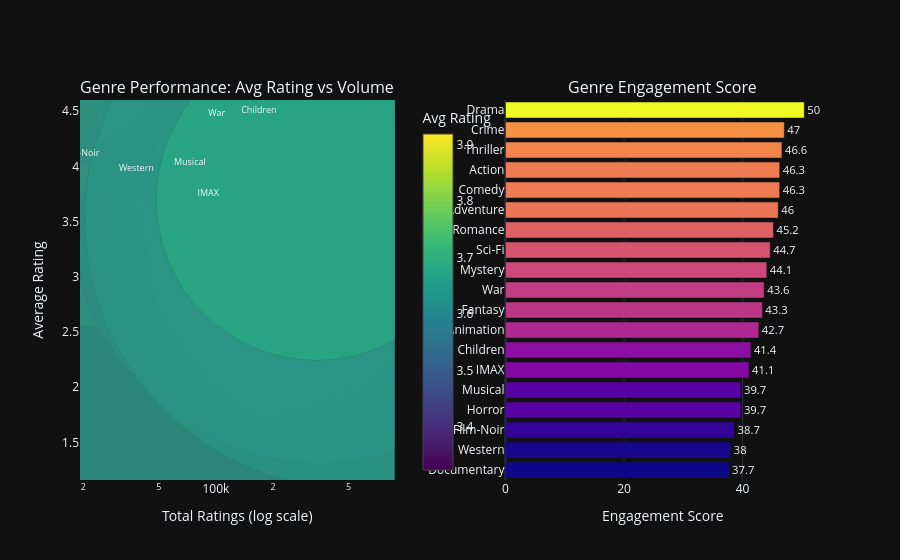

Write notebook code for a chart like this one.
### Code cell
# 2. Comprehensive Genre Performance Analysis
print("\n" + "=" * 70)
print("COMPREHENSIVE GENRE PERFORMANCE ANALYSIS")
print("=" * 70)

# Explode genres for analysis
merged_df = ratings_df.merge(movies_df[['movieId', 'title', 'genres', 'genres_list', 'release_year']], 
                            on='movieId')

df_exploded = merged_df.explode('genres_list')
df_exploded = df_exploded[df_exploded['genres_list'] != '(no genres listed)']

# Calculate comprehensive genre statistics
genre_stats = df_exploded.groupby('genres_list').agg({
    'rating': ['mean', 'std', 'count'],
    'userId': 'nunique',
    'movieId': 'nunique'
}).reset_index()

genre_stats.columns = ['genre', 'avg_rating', 'std_rating', 'total_ratings', 
                      'unique_users', 'unique_movies']

# Filter genres with sufficient data
genre_stats = genre_stats[genre_stats['total_ratings'] >= 500]

# Calculate engagement score
genre_stats['engagement_score'] = (
    genre_stats['avg_rating'] * np.log1p(genre_stats['total_ratings'])
)

# Sort by engagement score
genre_stats = genre_stats.sort_values('engagement_score', ascending=True)

# Create comprehensive visualization
fig = make_subplots(
    rows=1, cols=2,
    subplot_titles=('Genre Performance: Avg Rating vs Volume', 
                  'Genre Engagement Score'),
    specs=[[{'type': 'scatter'}, {'type': 'bar'}]],
    horizontal_spacing=0.15
)

# Scatter plot: Rating vs Volume
fig.add_trace(
    go.Scatter(
        x=genre_stats['total_ratings'],
        y=genre_stats['avg_rating'],
        mode='markers+text',
        marker=dict(
            size=genre_stats['unique_movies'] / 10,
            color=genre_stats['avg_rating'],
            colorscale='Viridis',
            showscale=True,
            colorbar=dict(title="Avg Rating", x=0.45)
        ),
        text=genre_stats['genre'],
        textposition='top center',
        textfont=dict(size=9),
        name='Genres',
        hovertemplate='<b>%{text}</b><br>Ratings: %{x}<br>Avg Rating: %{y:.2f}<extra></extra>'
    ),
    row=1, col=1
)

# Bar chart: Engagement score
fig.add_trace(
    go.Bar(
        y=genre_stats['genre'],
        x=genre_stats['engagement_score'],
        orientation='h',
        marker=dict(
            color=genre_stats['engagement_score'],
            colorscale='Plasma',
            showscale=False
        ),
        text=genre_stats['engagement_score'].round(1),
        textposition='outside',
        name='Engagement',
        hovertemplate='<b>%{y}</b><br>Score: %{x:.1f}<extra></extra>'
    ),
    row=1, col=2
)

fig.update_xaxes(title_text="Total Ratings (log scale)", type="log", row=1, col=1)
fig.update_yaxes(title_text="Average Rating", row=1, col=1)
fig.update_xaxes(title_text="Engagement Score", row=1, col=2)

fig.update_layout(
    template='plotly_dark',
    height=600,
    showlegend=False
)

fig.show()

print("\nTop 10 Genres by Engagement Score:")
display(genre_stats.sort_values('engagement_score', ascending=False).head(10)[
    ['genre', 'avg_rating', 'total_ratings', 'engagement_score']
].round(3))

### Figure 1 — Plotly figure (JSON) as saved in the notebook; plotly's stock layout.template omitted (floating-point values rounded to 4 significant figures)
{"data": [{"hovertemplate": "<b>%{text}</b><br>Ratings: %{x}<br>Avg Rating: %{y:.2f}<extra></extra>", "marker": {"color": [3.721, 3.602, 3.918, 3.324, 3.548, 3.597, 3.44, 3.618, 3.509, 3.788, 3.673, 3.492, 3.543, 3.52, 3.436, 3.475, 3.531, 3.695, 3.685], "colorbar": {"title": {"text": "Avg Rating"}, "x": 0.45, "y": 0.5}, "colorscale": [[0, "#440154"], [0.1111, "#482878"], [0.2222, "#3e4989"], [0.3333, "#31688e"], [0.4444, "#26828e"], [0.5556, "#1f9e89"], [0.6667, "#35b779"], [0.7778, "#6ece58"], [0.8889, "#b5de2b"], [1, "#fde725"]], "showscale": true, "size": [260.3, 58.2, 26.7, 351.8, 77, 18.5, 179.3, 198.8, 195.3, 113.4, 178.8, 238.1, 489.8, 275.1, 1012.0, 442.3, 541.5, 320.5, 1454.0]}, "mode": "markers+text", "name": "Genres", "text": ["Documentary", "Western", "Film-Noir", "Horror", "Musical", "IMAX", "Children", "Animation", "Fantasy", "War", "Mystery", "Sci-Fi", "Romance", "Adventure", "Comedy", "Action", "Thriller", "Crime", "Drama"], "textfont": {"size": 9}, "textposition": "top center", "type": "scatter", "x": [25287, 38112, 19227, 154732, 72891, 91123, 168397, 135029, 230546, 100996, 163829, 358834, 347423, 476338, 702971, 605746, 543971, 338380, 873456], "xaxis": "x", "y": [3.721, 3.602, 3.918, 3.324, 3.548, 3.597, 3.44, 3.618, 3.509, 3.788, 3.673, 3.492, 3.543, 3.52, 3.436, 3.475, 3.531, 3.695, 3.685], "yaxis": "y"}, {"hovertemplate": "<b>%{y}</b><br>Score: %{x:.1f}<extra></extra>", "marker": {"color": [37.72, 38.0, 38.65, 39.72, 39.73, 41.08, 41.4, 42.75, 43.33, 43.65, 44.09, 44.66, 45.21, 46.02, 46.26, 46.26, 46.64, 47.05, 50.41], "colorscale": [[0, "#0d0887"], [0.1111, "#46039f"], [0.2222, "#7201a8"], [0.3333, "#9c179e"], [0.4444, "#bd3786"], [0.5556, "#d8576b"], [0.6667, "#ed7953"], [0.7778, "#fb9f3a"], [0.8889, "#fdca26"], [1, "#f0f921"]], "showscale": false}, "name": "Engagement", "orientation": "h", "text": [37.7, 38, 38.7, 39.7, 39.7, 41.1, 41.4, 42.7, 43.3, 43.6, 44.1, 44.7, 45.2, 46, 46.3, 46.3, 46.6, 47, 50.4], "textposition": "outside", "type": "bar", "x": [37.72, 38.0, 38.65, 39.72, 39.73, 41.08, 41.4, 42.75, 43.33, 43.65, 44.09, 44.66, 45.21, 46.02, 46.26, 46.26, 46.64, 47.05, 50.41], "xaxis": "x2", "y": ["Documentary", "Western", "Film-Noir", "Horror", "Musical", "IMAX", "Children", "Animation", "Fantasy", "War", "Mystery", "Sci-Fi", "Romance", "Adventure", "Comedy", "Action", "Thriller", "Crime", "Drama"], "yaxis": "y2"}], "layout": {"annotations": [{"font": {"size": 16}, "showarrow": false, "text": "Genre Performance: Avg Rating vs Volume", "x": 0.2125, "xanchor": "center", "xref": "paper", "y": 1, "yanchor": "bottom", "yref": "paper"}, {"font": {"size": 16}, "showarrow": false, "text": "Genre Engagement Score", "x": 0.7875, "xanchor": "center", "xref": "paper", "y": 1, "yanchor": "bottom", "yref": "paper"}], "autosize": true, "showlegend": false, "xaxis": {"anchor": "y", "autorange": true, "domain": [0, 0.425], "range": [4.284, 5.941], "title": {"text": "Total Ratings (log scale)"}, "type": "log"}, "xaxis2": {"anchor": "y2", "autorange": true, "domain": [0.575, 1], "range": [0, 53.06], "title": {"text": "Engagement Score"}, "type": "linear"}, "yaxis": {"anchor": "x", "autorange": true, "domain": [0, 1], "range": [2.042, 4.277], "title": {"text": "Average Rating"}, "type": "linear"}, "yaxis2": {"anchor": "x2", "autorange": true, "domain": [0, 1], "range": [-0.5, 18.5], "type": "category"}}}
